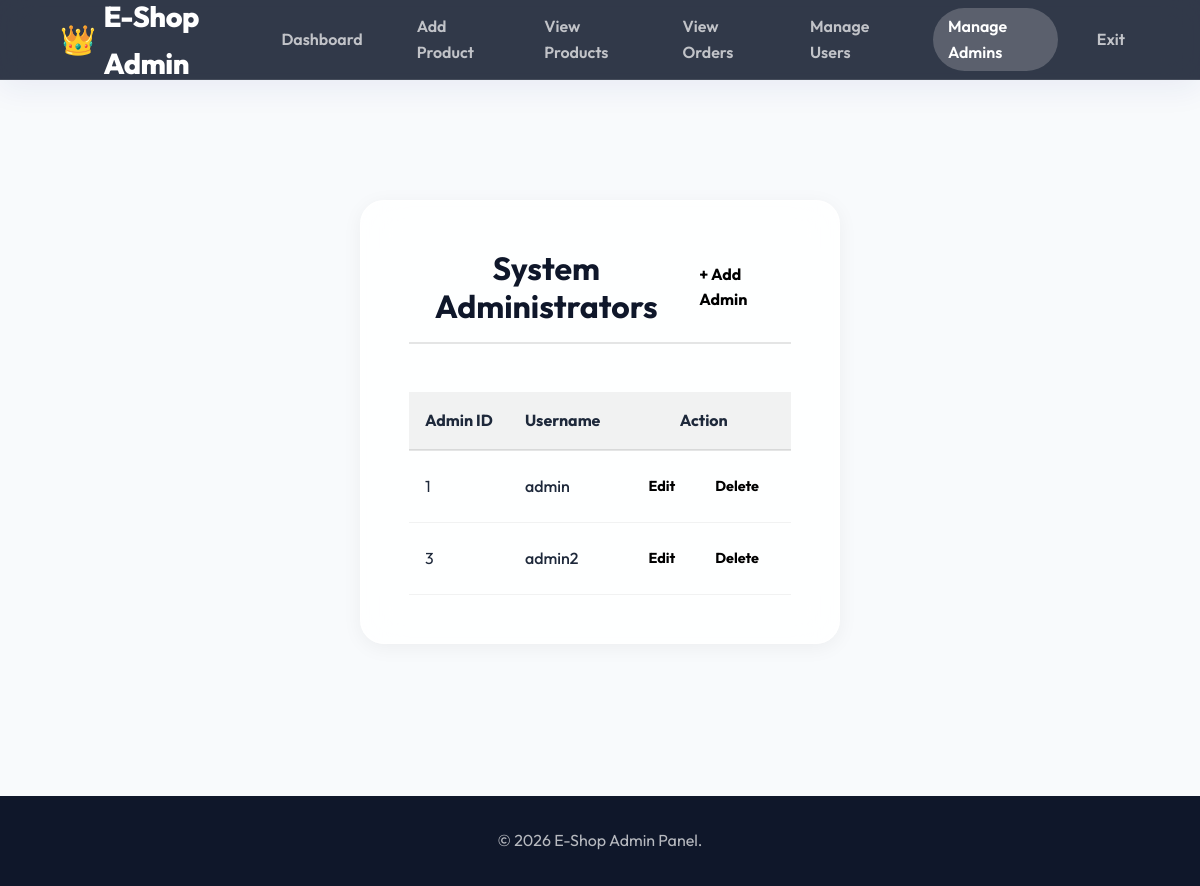
Page /admin/view_admins (signed in) on the committed database.
### tables this page shows
CREATE TABLE admin(
        admin_id INTEGER PRIMARY KEY AUTOINCREMENT,
        admin_name TEXT,
        password TEXT
    );

### main.py (the view)
@app.route('/admin/view_admins')
def view_admins():
    if 'admin' not in session:
        return redirect('/admin')
    conn = db_conn()
    cursor = conn.cursor()
    cursor.execute("SELECT * FROM admin")
    admins = cursor.fetchall()
    conn.close()
    return render_template("view_admins.html", admins=admins)

### main.py (called while the page is built)
def db_conn():
    conn = sqlite3.connect('test.db')
    conn.execute("PRAGMA foreign_keys = ON")
    return conn

@app.context_processor
def inject_shop_name():
    return dict(shop_name=SHOP_NAME)

### templates/view_admins.html (shortened to what this page needs)
{% extends 'admin_base.html' %}
{% block content %}
<div class="center-container" style="max-width: 1000px; margin: 0 auto; padding: 2rem;">
    <div class="glass-card">
        <div
            style="display: flex; justify-content: space-between; align-items: center; margin-bottom: 2rem; border-bottom: 2px solid rgba(0,0,0,0.1); padding-bottom: 1rem;">
            <h2 style="margin: 0;">System Administrators</h2>
            <a href="/admin/add_admin" class="btn"
                style="background: var(--primary); color: rgb(0, 0, 0); padding: 0.5rem 1rem;">+ Add Admin</a>
        </div>
        <div style="overflow-x: auto;">
            <table style="width: 100%; border-collapse: collapse; margin-top: 1rem;">
                <thead>
                    <tr style="background: rgba(0,0,0,0.05); text-align: left;">
                        <th style="padding: 1rem; border-bottom: 2px solid rgba(0,0,0,0.1);">Admin ID</th>
                        <th style="padding: 1rem; border-bottom: 2px solid rgba(0,0,0,0.1);">Username</th>
                        <th style="padding: 1rem; border-bottom: 2px solid rgba(0,0,0,0.1); text-align: center;">Action
                        </th>
                    </tr>
                </thead>
                <tbody>
                    {% for admin in admins %}
                    <tr style="border-bottom: 1px solid rgba(0,0,0,0.05);">
                        <td style="padding: 1rem;">{{ admin[0] }}</td>
                        <td style="padding: 1rem; font-weight: 500;">{{ admin[1] }}</td>
                        <td
                            style="padding: 1rem; text-align: center; display: flex; gap: 0.5rem; justify-content: center;">
                            <a href="/admin/update_admin/{{ admin[0] }}" class="btn"
                                style="background: var(--primary); color: rgb(0, 0, 0); padding: 0.5rem 1rem; font-size: 0.9rem;">Edit</a>
                            <a href="/admin/remove_admin/{{ admin[0] }}" class="btn"
                                style="background: var(--danger); color: rgb(0, 0, 0); padding: 0.5rem 1rem; font-size: 0.9rem;"
                                onclick="return confirm('Are you sure you want to delete this admin account?');">Delete</a>
                        </td>
                    </tr>
                    {% else %}
                    <tr>
                        <td colspan="3" style="padding: 2rem; text-align: center; color: var(--text-muted);">No admins
                            found.</td>
                    </tr>
                    {% endfor %}
                </tbody>
            </table>
        </div>
    </div>
</div>
{% endblock %}

### static/style.css (style rules this page uses)
:root { --primary-color: #6366f1; --primary-light: #818cf8; --primary-dark: #4f46e5; --secondary-color: #0f172a; --accent-color: #ec4899; --accent-hover: #be185d; --success-color: #10b981; --success-hover: #059669; --danger-color: #ef4444; --danger-hover: #b91c1c; --bg-main: #f8fafc; --surface-light: rgba(255, 255, 255, 0.7); --surface-solid: #ffffff; --text-main: #1e293b; --text-muted: #64748b; --text-light: #f8fafc; --gradient-primary: linear-gradient(135deg, #6366f1 0%, #a855f7 100%); --gradient-admin: linear-gradient(135deg, #0f172a 0%, #334155 100%); --radius-sm: 8px; --radius-md: 16px; --radius-lg: 24px; --radius-pill: 9999px; --shadow-soft: 0 4px 20px rgba(0, 0, 0, 0.05); --shadow-hover: 0 10px 40px rgba(99, 102, 241, 0.2); --shadow-glass: 0 8px 32px 0 rgba(31, 38, 135, 0.07); --nav-height: 80px; --transition-fast: 0.2s cubic-bezier(0.4, 0, 0.2, 1); --transition-smooth: 0.4s cubic-bezier(0.4, 0, 0.2, 1); }
* { margin: 0; padding: 0; box-sizing: border-box; }
body { font-family: 'Outfit', sans-serif; background-color: var(--bg-main); color: var(--text-main); line-height: 1.6; overflow-x: hidden; min-height: 100vh; display: flex; flex-direction: column; }
h1, h2, h3, h4, h5, h6 { font-weight: 700; line-height: 1.2; color: var(--secondary-color); margin-bottom: 0.5rem; }
.center-container { display: flex; justify-content: center; align-items: center; min-height: calc(100vh - var(--nav-height) - 100px); }
.glass-card { background: rgba(255, 255, 255, 0.85); backdrop-filter: blur(20px); border: 1px solid rgba(255, 255, 255, 0.5); border-radius: var(--radius-lg); padding: 3rem; box-shadow: var(--shadow-soft); width: 100%; max-width: 480px; animation: fadeUp 0.6s ease-out; }
.glass-card h2 { text-align: center; margin-bottom: 2rem; font-size: 2rem; color: var(--secondary-color); }
.btn { display: inline-flex; align-items: center; justify-content: center; padding: 12px 28px; font-size: 1rem; font-weight: 700; text-decoration: none; border: none; border-radius: var(--radius-md); cursor: pointer; transition: var(--transition-fast); font-family: inherit; gap: 8px; }

### rows in the picture
admin: admin_id "1", admin_name "admin"
admin: admin_id "3", admin_name "admin2"

### other values in the picture
{{ shop_name }} "E-Shop"
